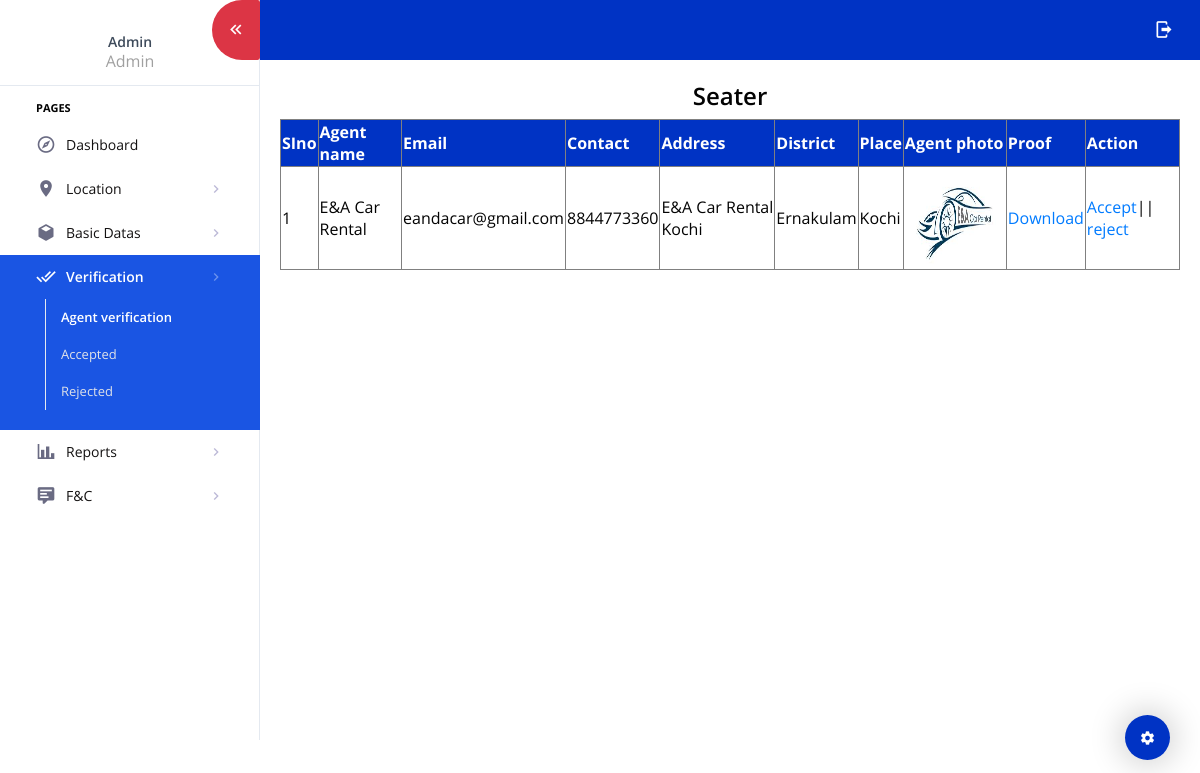
/Admin/Agentverification.php (signed in), run on the app's committed database.
### tables this page shows
CREATE TABLE `tbl_agent` (
  `agent_id` int(11) NOT NULL,
  `agent_name` varchar(50) NOT NULL,
  `agent_address` varchar(200) NOT NULL,
  `agent_contact` varchar(50) NOT NULL,
  `agent_email` varchar(50) NOT NULL,
  `place_id` int(11) NOT NULL,
  `agent_photo` varchar(100) NOT NULL,
  `agent_proof` varchar(100) NOT NULL,
  `agent_password` varchar(50) NOT NULL,
  `agent_status` int(11) NOT NULL DEFAULT 0
);

CREATE TABLE `tbl_district` (
  `district_id` int(11) NOT NULL,
  `district_name` varchar(50) NOT NULL
);

CREATE TABLE `tbl_place` (
  `place_id` int(11) NOT NULL,
  `place_name` varchar(50) NOT NULL,
  `place_pincode` int(11) NOT NULL,
  `district_id` int(11) NOT NULL
);

### web/Admin/Agentverification.php (the view, shortened to what this page needs)
<!DOCTYPE html PUBLIC "-//W3C//DTD XHTML 1.0 Transitional//EN" "http://www.w3.org/TR/xhtml1/DTD/xhtml1-transitional.dtd">
<html xmlns="http://www.w3.org/1999/xhtml">
<head>
</head>
<body>
<?php
include("Head.php");
?>
<br>
<table width="900" border="1"align="center">
<h3 align="center" >Seater</h3>
    <tr style="background-color:#0033c4;color:white">
      <th>SIno</th>
      <th>Agent name</th>
      <th>Email</th>
      <th>Contact</th>
      <th>Address</th>
      <th>District</th>
      <th>Place</th>
      <th>Agent photo</th>
      <th>Proof</th>
      <th>Action</th>
    </tr>
        <?php
	$i=0;
	$selQry= "select * from tbl_agent a inner join tbl_place p on a.place_id=p.place_id inner join tbl_district d on d.district_id=p.district_id where agent_status=0";
	$row=$Conn->query($selQry);
	while($data=$row->fetch_assoc())
	{
		$i++;
	?>
    <tr>
      <td><?php echo $i ?> </td>
      <td><?php echo $data["agent_name"]?></td>
      <td><?php echo $data["agent_email"]?></td>
      <td><?php echo $data["agent_contact"]?></td>
      <td><?php echo $data["agent_address"]?></td>
      <td><?php echo $data["district_name"]?></td>
      <td><?php echo $data["place_name"]?></td>
      <td><img src="../Assets/Files/Agent/<?php echo $data["agent_photo"]?>" width="100" height="100"/></td>
      <td><a href="../Assets/Files/Agent/<?php echo $data["agent_proof"]?>" download >Download</a></td>
      <td colspan=2><a href="Agentverification.php?aid=<?php echo $data["agent_id"] ?>">Accept</a>||
      <a href="Agentverification.php?rid=<?php echo $data["agent_id"] ?>">reject</a></td>
    </tr>
	<?php
	}
	?>
  </table>
</body>
<?php
include("Foot.php");
?>
</html>

### data on the page
tbl_agent: agent_name "E&A Car Rental", agent_email "eandacar@gmail.com", agent_contact "8844773360", agent_address "E&A Car Rental Kochi", tbl_district.district_name "Ernakulam", place.place_name "Kochi", agent_photo (picture)

### other printed values
$_SESSION["adname"] "Admin"
